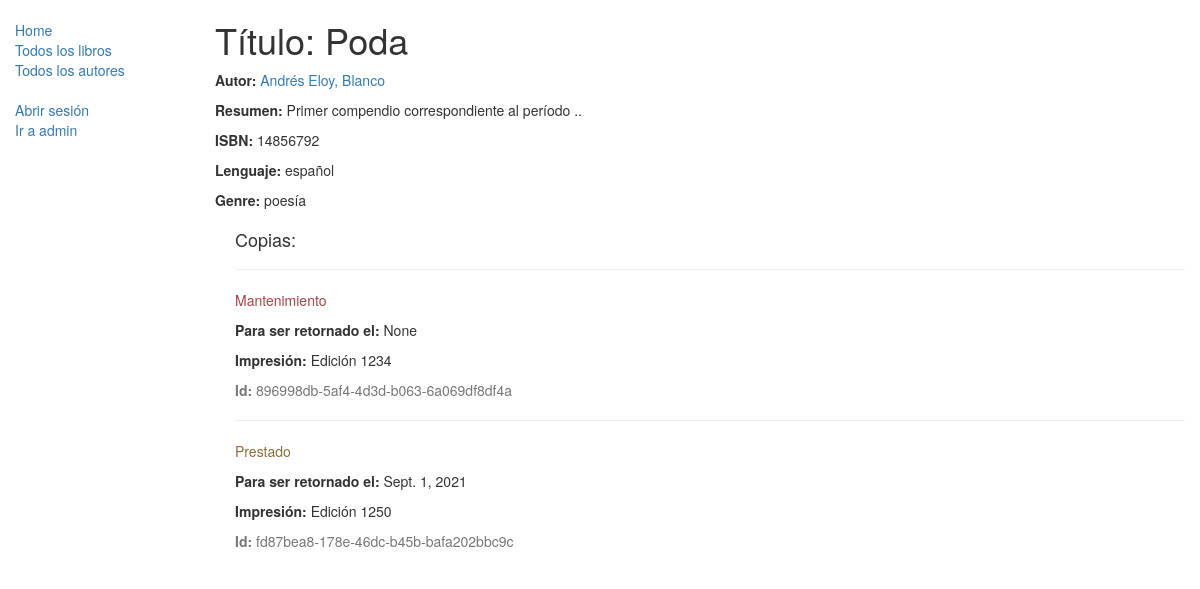
Before: /catalogo/libro/1 with the older database file.
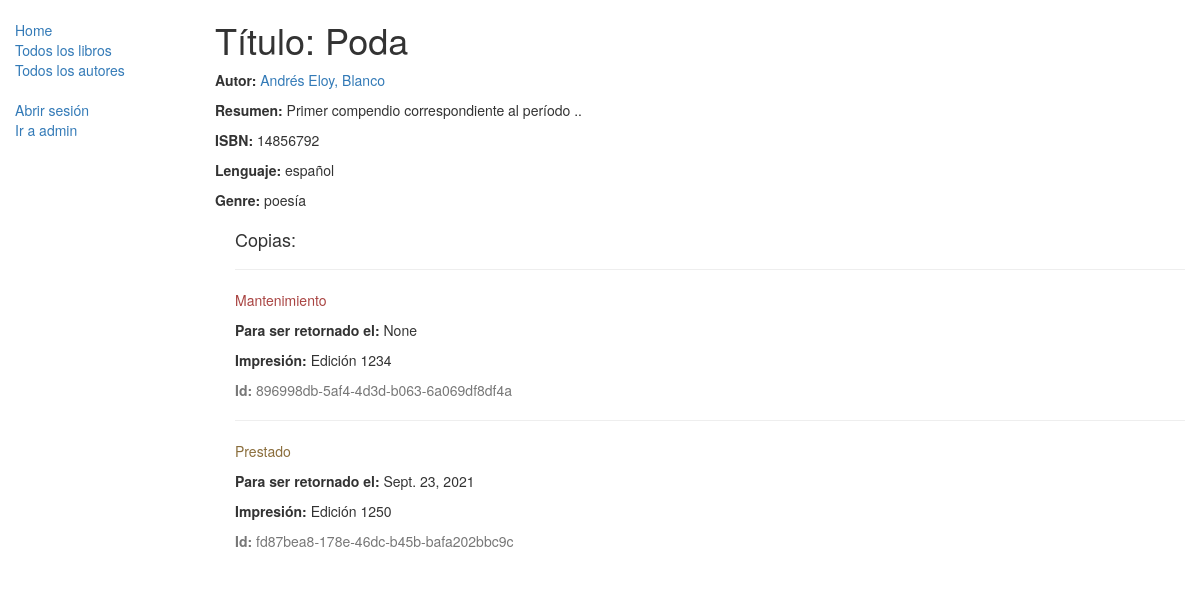
After: the same page with the newer database file.
### catalogo/models.py (models this page shows, shortened)
class EjemplarEspecifico(models.Model):
    id = models.UUIDField(primary_key=True, default=uuid.uuid4, help_text="ID único para este libro particular en toda la biblioteca")
    libro = models.ForeignKey('Libro', on_delete=models.SET_NULL, null=True)
    impresion = models.CharField(max_length=200)
    devolucion = models.DateField(null=True, blank=True)
    prestatario = models.ForeignKey(User, on_delete=models.SET_NULL, null=True, blank=True) #Note que el argumento de primero en la instanciación del objeto/clase, models.ForeingKey, User, representa una tabla o clase implicita de django, consistente en todos los usuarios de la aplicación django, guardados en la base de datos.
    campoConstante = 'xxx' #Podemos meter un atributo-campo como una constante simbólica. Todos los registros o filas tendrán este valor en su campo o columna.
    PRESTAMO_STATUS = (
        ('m', 'Mantenimiento'),
        ('p', 'Prestado'),
        ('d', 'Disponible'),
        ('r', 'Reservado'),
    )
    status = models.CharField(max_length=1, choices=PRESTAMO_STATUS, blank=True, default='m', help_text='Estatus en que se encuentra actualmente el ejemplar específico.')
    class Meta:
        ordering = ["devolucion"]
        permissions = (("permisoBibliotecario1", "Permiso tipo 1 sólo para bibliotecarios"), ("permisoBibliotecario2", "Permiso tipo 2 sólo para bibliotecarios"), ("unPermisoX", "Un permiso de hacer x cosa a x usuario."), )

### catalogo/views.py (the view)
class VistaDetalleDeLibro(generic.DetailView):
    model = Libro  #Mismo modelo Libro, distinto tipo de vista genérica (generic.DetailView)

### catalogo/models.py (called while the page is built)
    def __str__(self):
        return self.nombre

    def __str__(self):
        return '%s, %s' % (self.nombre, self.apellido)

    def __str__(self):
        return self.nombre

### catalogo/templates/catalogo/libro_detail.html (shortened to what this page needs)
{% extends "base_generica.html" %}
{% block content %}
  <h1>Título: {{ libro.titulo }}</h1>
  <p><strong>Autor:</strong> <a href="{% url 'autor-detail' libro.autor.pk %}">{{ libro.autor }}</a></p>
  <p><strong>Resumen:</strong> {{ libro.resumen }}</p>
  <p><strong>ISBN:</strong> {{ libro.isbn }}</p>
  <p><strong>Lenguaje:</strong> {{ libro.lenguaje }}</p>
  <p><strong>Genre:</strong> {% for genero in libro.genero.all %} {{ genero }}{% if not forloop.last %}, {% endif %}{% endfor %}</p>
  <div style="margin-left:20px;margin-top:20px">
    <h4>Copias:</h4>
    {% for copy in libro.ejemplarespecifico_set.all %}
    <hr>
    <p class="{% if copy.status == 'd' %}text-success{% elif copy.status == 'm' %}text-danger{% else %}text-warning{% endif %}">{{ copy.get_status_display }}</p>{% if copy.status ==... dentro de la etiqueta de marcado de apertura de párrafo.-->
    {% if copy.status != 'd' %}<p><strong>Para ser retornado el:</strong> {{copy.devolucion}}</p>{% endif %}
    <p><strong>Impresión:</strong> {{copy.impresion}}</p>
    <p class="text-muted"><strong>Id:</strong> {{copy.id}}</p>
    {% endfor %}
  </div>
{% endblock %}

Changed rows visible on the page:
changed EjemplarEspecifico "Prestado": devolucion "Sept. 1, 2021" → "Sept. 23, 2021"
